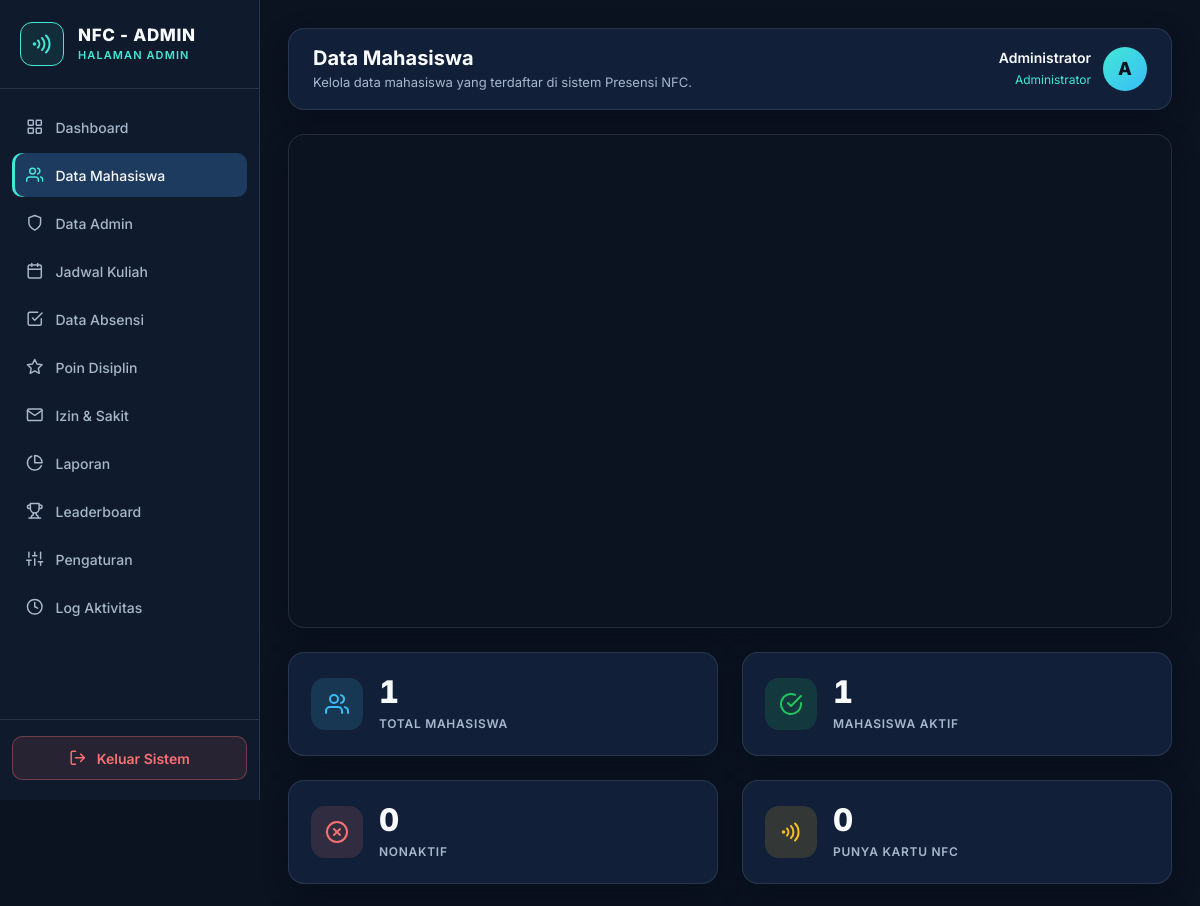
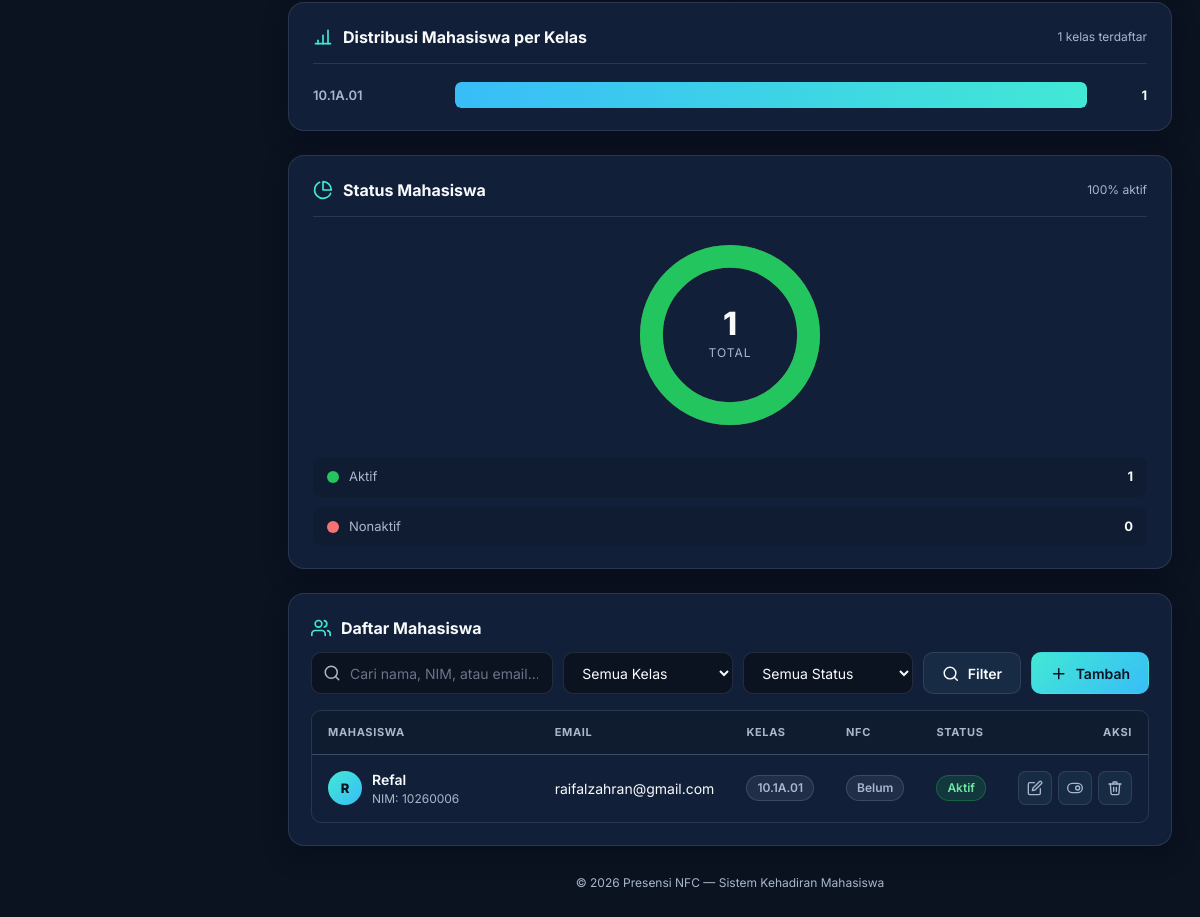
/admin/mahasiswa.php (signed in), run on the app's committed database (2 pictures, top to bottom).
### tables this page shows
CREATE TABLE `users` (
  `id` bigint(20) UNSIGNED NOT NULL,
  `nim` varchar(30) DEFAULT NULL,
  `name` varchar(100) NOT NULL,
  `email` varchar(150) NOT NULL,
  `password` varchar(255) NOT NULL,
  `role` enum('admin','mahasiswa') NOT NULL DEFAULT 'mahasiswa',
  `class_name` varchar(50) DEFAULT NULL,
  `is_active` tinyint(1) NOT NULL DEFAULT 1,
  `email_verified_at` timestamp NULL DEFAULT NULL,
  `remember_token` varchar(100) DEFAULT NULL,
  `created_at` timestamp NULL DEFAULT current_timestamp(),
  `updated_at` timestamp NULL DEFAULT current_timestamp() ON UPDATE current_timestamp()
);

### admin/mahasiswa.php (the view, shortened to what the rows shown need)
<?php
require_once __DIR__ . '/../koneksi.php';
$db = $conn ?? $koneksi ?? null;
function e($value): string
{
    return htmlspecialchars((string)$value, ENT_QUOTES, 'UTF-8');
}
function fetch_total(mysqli $db, string $sql, string $types = '', array $params = []): int
{
    try {
        $stmt = $db->prepare($sql);
        if (!$stmt->execute()) {
            $stmt->close();
            return 0;
        }
        $total = 0;
        $stmt->bind_result($total);
        return (int)$total;
    } catch (Throwable $ex) {
        error_log('[mahasiswa.php] ' . $ex->getMessage());
        return 0;
    }
}
$page         = max(1, (int)($_GET['page'] ?? 1));
$perPage      = 15;
$where  = "WHERE role='mahasiswa'";
$params = [];
$types  = '';
$offset = ($page - 1) * $perPage;
$mahasiswaList = [];
$dataSql = "SELECT u.id, u.nim, u.name, u.email, u.class_name, u.is_active, u.created_at,
            (SELECT COUNT(*) FROM nfc_cards nc WHERE nc.user_id = u.id AND nc.is_active = 1) AS nfc_count
            FROM users u $where
            ORDER BY u.name ASC
            LIMIT ? OFFSET ?";
$stmt = $db->prepare($dataSql);
if ($stmt) {
    $allTypes  = $types . 'ii';
    $allParams = array_merge($params, [$perPage, $offset]);
    $stmt->bind_param($allTypes, ...$allParams);
    $stmt->execute();
    $result = $stmt->get_result();
    while ($row = $result->fetch_assoc()) $mahasiswaList[] = $row;
}
$stats = [
    'total'    => fetch_total($db, "SELECT COUNT(*) FROM users WHERE role='mahasiswa'"),
    'aktif'    => fetch_total($db, "SELECT COUNT(*) FROM users WHERE role='mahasiswa' AND is_active=1"),
    'nonaktif' => fetch_total($db, "SELECT COUNT(*) FROM users WHERE role='mahasiswa' AND is_active=0"),
    'nfc'      => fetch_total($db, "SELECT COUNT(DISTINCT user_id) FROM nfc_cards WHERE is_active=1"),
];
$totalSafe     = max(1, $stats['total']);
$activePercent = round(($stats['aktif'] / $totalSafe) * 100);
?>
<!DOCTYPE html>
<html lang="id">
<head>
</head>
<body>
    <div class="app">
        <div class="main">
            <header class="topbar panel">
                <div class="topbar-left">
                    <div class="topbar-title">
                        <h2>Data Mahasiswa</h2>
                    </div>
                </div>
            </header>
            <div class="page">
                <section class="analysis-grid" aria-label="Diagram analisis mahasiswa">
                    <div class="analysis-panel panel">
                        <div class="analysis-head">
                            <h3>
                                <svg class="icon" aria-hidden="true">
                                    <use href="#i-chart" />
                                </svg>
                                Status Mahasiswa
                            </h3>
                            <span class="analysis-hint"><?= $activePercent ?>% aktif</span>
                        </div>
                        <div class="donut-wrap">
                            <div class="donut" role="img" aria-label="Diagram donat status mahasiswa">
                                <div class="donut-center">
                                    <div class="donut-value"><?= number_format($stats['total'], 0, ',', '.') ?></div>
                                    <div class="donut-label">Total</div>
                                </div>
                            </div>
                            <div class="donut-legend">
                                <div class="legend-item">
                                    <span class="legend-dot legend-dot--green"></span>
                                    <span class="legend-text">Aktif</span>
                                    <span class="legend-value"><?= number_format($stats['aktif'], 0, ',', '.') ?></span>
                                </div>
                            </div>
                        </div>
                    </div>
                </section>
                <section class="table-panel panel">
                    <div class="table-wrap">
                        <table class="data-table">
                            <thead>
                                <tr>
                                    <th style="width: 34%;">Mahasiswa</th>
                                    <th>Email</th>
                                    <th>Kelas</th>
                                    <th>NFC</th>
                                    <th>Status</th>
                                    <th style="width: 140px; text-align: right;">Aksi</th>
                                </tr>
                            </thead>
                            <tbody>
                                <?php if (!empty($mahasiswaList)): ?>
                                    <?php foreach ($mahasiswaList as $m):
                                        $initial = function_exists('mb_substr')
                                            ? mb_strtoupper(mb_substr($m['name'], 0, 1, 'UTF-8'), 'UTF-8')
                                            : strtoupper(substr($m['name'], 0, 1));
                                    ?>
                                        <tr>
                                            <td>
                                                <div class="cell-user">
                                                    <div class="user-avatar" aria-hidden="true"><?= e($initial) ?></div>
                                                    <div>
                                                        <div class="user-name"><?= e($m['name']) ?></div>
                                                        <div class="user-nim">NIM: <?= e($m['nim'] ?: '-') ?></div>
                                                    </div>
                                                </div>
                                            </td>
                                            <td><?= e($m['email']) ?></td>
                                            <td>
                                                <?php if (!empty($m['class_name'])): ?>
                                                    <span class="badge badge--muted"><?= e($m['class_name']) ?></span>
                                                <?php else: ?>
                                                    <span style="color: var(--text-2);">—</span>
                                                <?php endif; ?>
                                            </td>
                                            <td>
                                                <?php if ((int)$m['nfc_count'] > 0): ?>
                                                    <span class="badge badge--blue">
                                                        <svg class="icon" style="width:12px;height:12px;">
                                                            <use href="#i-nfc" />
                                                        </svg>
                                                        Terdaftar
                                                    </span>
                                                <?php else: ?>
                                                    <span class="badge badge--muted">Belum</span>
                                                <?php endif; ?>
                                            </td>
                                            <td>
                                                <?php if ((int)$m['is_active'] === 1): ?>
                                                    <span class="badge badge--green">Aktif</span>
                                                <?php else: ?>
                                                    <span class="badge badge--red">Nonaktif</span>
                                                <?php endif; ?>
                                            </td>
                                            <td style="text-align: right;">
                                                <div class="action-group">
                                                    <button type="button" class="btn-icon btn-icon--edit"
                                                        title="Edit"
                                                        data-id="<?= (int)$m['id'] ?>"
                                                        data-nim="<?= e($m['nim']) ?>"
                                                        data-name="<?= e($m['name']) ?>"
                                                        data-email="<?= e($m['email']) ?>"
                                                        data-kelas="<?= e($m['class_name']) ?>"
                                                        data-active="<?= (int)$m['is_active'] ?>"
                                                        onclick="openModal('edit', this.dataset)">
                                                        <svg class="icon" aria-hidden="true">
                                                            <use href="#i-edit" />
                                                        </svg>
                                                    </button>
                                                    <form method="post" action="mahasiswa.php">
                                                        <button type="submit" class="btn-icon btn-icon--toggle"
                                                            title="<?= (int)$m['is_active'] === 1 ? 'Nonaktifkan' : 'Aktifkan' ?>">
                                                            <svg class="icon" aria-hidden="true">
                                                                <use href="#i-toggle" />
                                                            </svg>
                                                        </button>
                                                    </form>
                                                    <button type="button" class="btn-icon btn-icon--delete"
                                                        title="Hapus"
                                                        data-id="<?= (int)$m['id'] ?>"
                                                        data-name="<?= e($m['name']) ?>"
                                                        onclick="confirmDeleteFromButton(this)">
                                                        <svg class="icon" aria-hidden="true">
                                                            <use href="#i-trash" />
                                                        </svg>
                                                    </button>
                                                </div>
                                            </td>
                                        </tr>
                                    <?php endforeach; ?>
                                <?php endif; ?>
                            </tbody>
                        </table>
                    </div>
                </section>
            </div>
        </div>
    </div>
</body>
</html>

### data on the page
users: is_active "100", is_active "1", name "R", name "Refal", nim "10260006", email "raifalzahran@gmail.com", class_name "10.1A.01", shows "Aktif"

### other printed values
$menu['label'] "Dashboard"
$menu['label'] "Data Mahasiswa"
$menu['label'] "Data Admin"
$menu['label'] "Jadwal Kuliah"
$menu['label'] "Data Absensi"
$menu['label'] "Poin Disiplin"
$menu['label'] "Izin & Sakit"
$menu['label'] "Laporan"
$menu['label'] "Leaderboard"
$menu['label'] "Pengaturan"
$menu['label'] "Log Aktivitas"
$adminName "Administrator"
$adminInitial "A"
$card['value'] "1"
$card['label'] "TOTAL MAHASISWA"
